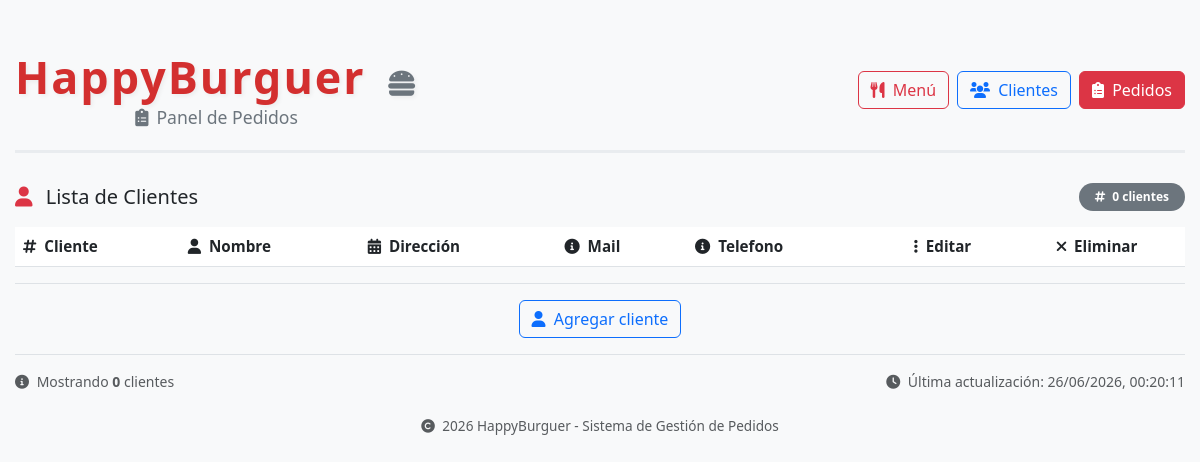
Before: /clientes with the older database file.
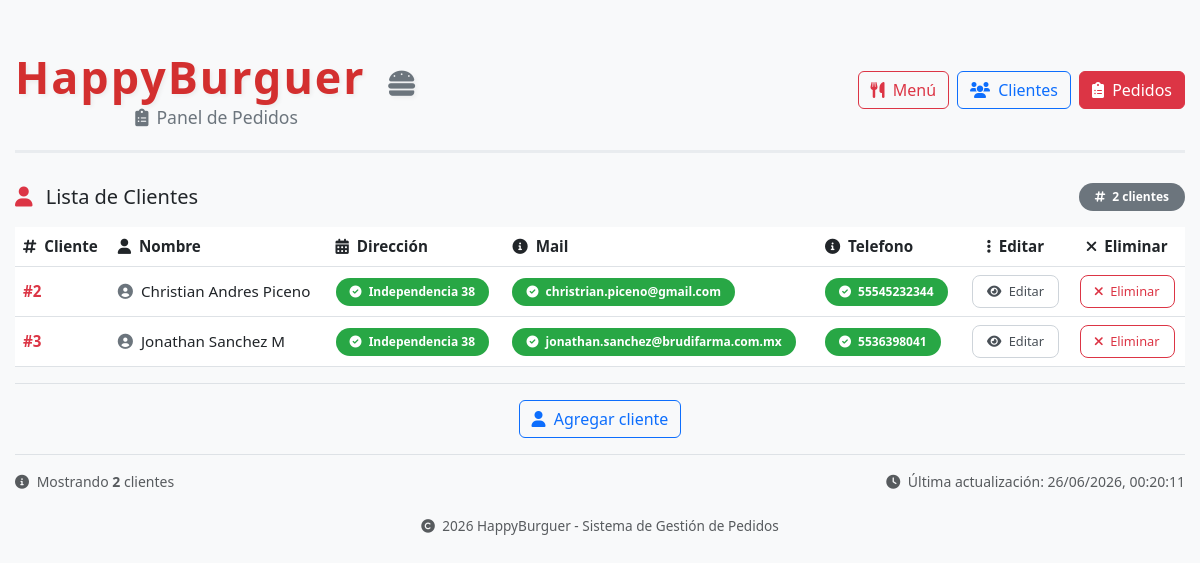
After: the same page with the newer database file.
### tables this page shows
CREATE TABLE Clientes (
                                    clave INTEGER PRIMARY KEY AUTOINCREMENT NOT NULL,
                                    nombre varchar(200) Not Null,
                                    direccion varchar(300),
                                    correo_electronico varchar(100),
                                    telefono varchar(15));

### routes/clientes.py (the view)
@cliente_bp.route("/clientes")
def listar_clientes():
    clientes = clientes_model.obtener()
    return render_template("clientes.html", clientes=clientes)

### db/db.py (called while the page is built)
    def getConnection(self):
        conn = sqlite3.connect(self.nombreDb)
        conn.execute("PRAGMA foreign_keys = ON")
        return conn

### models/cliente.py (called while the page is built)
    def obtener(self):
        with self.db.getConnection() as conn:
            return conn.execute("Select * From Clientes").fetchall()

### templates/clientes.html
{% extends 'layout.html' %}
{% block contenido %}
    <div class="clientes-card">
            <div class="d-flex justify-content-between align-items-center mb-3 flex-wrap">
                <h5 class="mb-0">
                    <i class="fas fa-user me-2 text-danger"></i>
                    Lista de Clientes
                </h5>
                <span class="badge bg-secondary rounded-pill px-3 py-2">
                    <i class="fas fa-hashtag me-1"></i> {{ clientes|length }} clientes
                </span>
            </div>
            <div class="table-responsive">
                <table class="table table-clientes table-hover align-middle">
                    <thead>
                        <tr>
                            <th><i class="fas fa-hashtag me-1"></i> Cliente</th>
                            <th><i class="fas fa-user me-1"></i> Nombre</th>
                            <th><i class="fas fa-calendar-alt me-1"></i> Dirección</th>
                            <th><i class="fas fa-info-circle me-1"></i> Mail</th>
                            <th><i class="fas fa-info-circle me-1"></i> Telefono</th>
                            <th class="text-center"><i class="fas fa-ellipsis-v me-1"></i> Editar</th>
                            <th class="text-center"><i class="fas fa-times me-1"></i> Eliminar</th>
                        </tr>
                    </thead>
                    <tbody>
                        {% for c in clientes %}
                            <tr>
                                <td><span class="fw-bold text-danger">#{{ c[0] }}</span></td>
                                <td><i class="fas fa-user-circle me-2 text-secondary"></i>{{ c[1] }}</td>
                                <td><span class="badge-activo"><i class="fas fa-check-circle me-1"></i> {{ c[2] }}</span></td>
                                <td><span class="badge-activo"><i class="fas fa-check-circle me-1"></i> {{ c[3] }}</span></td>
                                <td><span class="badge-activo"><i class="fas fa-check-circle me-1"></i> {{ c[4] }}</span></td>
                                <td class="text-center">
                                    <a href="{{url_for('clientes.agrega_edita_clientes', cliente_id=c[0])}}">
                                        <button class="btn-detalle" title="Editar cliente">
                                            <i class="fas fa-eye me-1"></i> Editar
                                        </button>
                                    </a>
                                </td>
                                <td class="text-center">
                                    <form action="{{ url_for('clientes.elimina_cliente', cliente_id=c[0]) }}" method="POST" style="display:inline;">
                                        <button class="btn-cancelar" type="submit" title="Eliminar cliente">
                                            <i class="fas fa-times me-1"></i> Eliminar
                                        </button>
                                    </form>
                                </td>
                            </tr>
                        {% endfor %}
                    </tbody>
                </table>
            </div>
            <div class="d-flex justify-content-center align-items-center mt-3 pt-3 border-top flex-wrap">
                <a href="{{url_for('clientes.agrega_edita_clientes', cliente_id=0)}}">
                    <button class="btn btn-outline-primary" id="btnMenu">
                        <i class="fas fa-user me-1"></i> Agregar cliente
                    </button>
                </a>
            </div>
            <div class="d-flex justify-content-between align-items-center mt-3 pt-3 border-top flex-wrap">
                <small class="text-muted">
                    <i class="fas fa-info-circle me-1"></i>
                    Mostrando <strong>{{ clientes|length }}</strong> clientes
                </small>
                <small class="text-muted">
                    <i class="fas fa-clock me-1"></i>
                    Última actualización: <span id="hora-actual"></span>
                </small>
            </div>
        </div>
{% endblock %}

### templates/layout.html (shortened to what this page needs)
<!DOCTYPE html>
<html lang="es">
<head>
    <link href="https://cdn.jsdelivr.net/npm/bootstrap@5.3.0/dist/css/bootstrap.min.css" rel="stylesheet">
    <link rel="stylesheet" href="https://cdnjs.cloudflare.com/ajax/libs/font-awesome/6.0.0-beta3/css/all.min.css">
    <link rel="stylesheet" href="{{ url_for('static', filename='css/style.css') }}">
</head>
<body>
    <div class="main-container">
        <div class="page-header">
            <div class="d-flex flex-wrap align-items-center justify-content-between">
                <div>
                    <h1 class="mb-0">
                        HappyBurguer
                        <small><i class="fas fa-hamburger ms-2"></i></small>
                    </h1>
                    <p class="subtitle mb-0">
                        <i class="fas fa-clipboard-list me-2"></i>Panel de Pedidos
                    </p>
                </div>
                <div class="d-flex gap-2 mt-2 mt-sm-0">
                    <a href="{{url_for('menu.listar_menu')}}">
                        <button class="btn btn-outline-danger" id="btnMenu">
                            <i class="fas fa-utensils me-1"></i> Menú
                        </button>
                    </a>
                    <a href="{{url_for('clientes.listar_clientes')}}">
                        <button class="btn btn-outline-primary" id="btnClientes">
                            <i class="fas fa-users me-1"></i> Clientes
                        </button>
                    </a>
                     <a href="{{url_for('pedidos.listar_pedidos')}}">
                        <button class="btn btn-danger" id="btnPedidos">
                            <i class="fas fa-clipboard-list me-1"></i> Pedidos
                        </button>
                     </a>
                </div>
            </div>
        </div>
        <main>
            {% block contenido %}{% endblock %}
        </main>
        <div class="text-center mt-4 text-muted" style="font-size: 0.85rem;">
            <p class="mb-0">
                <i class="fas fa-copyright me-1"></i> <span id="year"></span> HappyBurguer - Sistema de Gestión de Pedidos
            </p>
        </div>
    </div>
</body>
</html>

### static/css/style.css (style rules this page uses)
body { background-color: #f8f9fa; font-family: 'Segoe UI', Tahoma, Geneva, Verdana, sans-serif; }
.main-container { max-width: 1200px; margin: 0 auto; padding: 20px 15px; }
.page-header { text-align: center; padding: 30px 0 20px 0; margin-bottom: 30px; border-bottom: 3px solid #e9ecef; position: relative; }
.page-header h1 { font-size: 2.8rem; font-weight: 700; color: #d32f2f; letter-spacing: 2px; text-shadow: 2px 2px 4px rgba(0,0,0,0.05); margin-bottom: 5px; }
.page-header h1 small { font-size: 1.8rem; font-weight: 300; color: #6c757d; }
.page-header .subtitle { color: #6c757d; font-size: 1.1rem; font-weight: 300; }
.table-pedidos, .table-clientes, .table-menu { margin-bottom: 0; font-size: 0.95rem; min-width: 700px; }
.badge-activo { background-color: #28a745; color: #fff; padding: 5px 14px; border-radius: 20px; font-size: 0.75rem; font-weight: 600; display: inline-block; }
.btn-detalle { background: none; border: 1px solid #ced4da; color: #495057; padding: 6px 14px; border-radius: 8px; font-size: 0.8rem; transition: all 0.2s; }
.btn-cancelar { background: none; border: 1px solid #dc3545; color: #dc3545; padding: 6px 14px; border-radius: 8px; font-size: 0.8rem; transition: all 0.2s; }

Changed rows visible on the page:
added Clientes: clave "2", nombre "Christian Andres Piceno", direccion "Independencia 38", correo_electronico "christrian.piceno@gmail.com", telefono "55545232344"
added Clientes: clave "3", nombre "Jonathan Sanchez M", direccion "Independencia 38", correo_electronico "jonathan.sanchez@brudifarma.com.mx", telefono "5536398041"
Other visible differences:
{{ clientes|length }}: "0" → "2"
